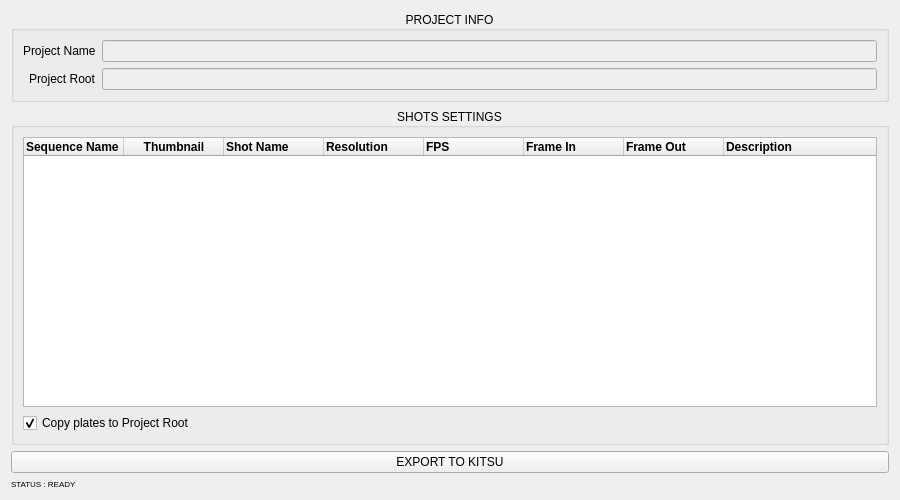
<?xml version="1.0" encoding="UTF-8"?>
<ui version="4.0">
 <class>Form</class>
 <widget class="QWidget" name="Form">
  <property name="windowModality">
   <enum>Qt::NonModal</enum>
  </property>
  <property name="geometry">
   <rect>
    <x>0</x>
    <y>0</y>
    <width>900</width>
    <height>500</height>
   </rect>
  </property>
  <property name="baseSize">
   <size>
    <width>900</width>
    <height>500</height>
   </size>
  </property>
  <property name="windowTitle">
   <string>Form</string>
  </property>
  <layout class="QVBoxLayout" name="verticalLayout">
   <item>
    <widget class="QGroupBox" name="groupBox">
     <property name="title">
      <string>PROJECT INFO</string>
     </property>
     <property name="alignment">
      <set>Qt::AlignCenter</set>
     </property>
     <layout class="QVBoxLayout" name="verticalLayout_2">
      <item>
       <layout class="QFormLayout" name="form_layout">
        <property name="labelAlignment">
         <set>Qt::AlignRight|Qt::AlignTrailing|Qt::AlignVCenter</set>
        </property>
        <item row="0" column="0">
         <widget class="QLabel" name="label_4">
          <property name="text">
           <string>Project Name</string>
          </property>
         </widget>
        </item>
        <item row="0" column="1">
         <widget class="QLineEdit" name="project">
          <property name="enabled">
           <bool>false</bool>
          </property>
         </widget>
        </item>
        <item row="1" column="0">
         <widget class="QLabel" name="label_7">
          <property name="text">
           <string>Project Root</string>
          </property>
         </widget>
        </item>
        <item row="1" column="1">
         <widget class="QLineEdit" name="projectRoot">
          <property name="enabled">
           <bool>false</bool>
          </property>
         </widget>
        </item>
       </layout>
      </item>
     </layout>
    </widget>
   </item>
   <item>
    <widget class="QGroupBox" name="groupBox_2">
     <property name="title">
      <string>SHOTS SETTINGS</string>
     </property>
     <property name="alignment">
      <set>Qt::AlignCenter</set>
     </property>
     <layout class="QVBoxLayout" name="verticalLayout_3">
      <item>
       <widget class="QTableWidget" name="tableWidget">
        <property name="baseSize">
         <size>
          <width>900</width>
          <height>350</height>
         </size>
        </property>
        <property name="layoutDirection">
         <enum>Qt::LeftToRight</enum>
        </property>
        <property name="selectionMode">
         <enum>QAbstractItemView::NoSelection</enum>
        </property>
        <attribute name="horizontalHeaderVisible">
         <bool>true</bool>
        </attribute>
        <attribute name="horizontalHeaderShowSortIndicator" stdset="0">
         <bool>true</bool>
        </attribute>
        <attribute name="horizontalHeaderStretchLastSection">
         <bool>true</bool>
        </attribute>
        <attribute name="verticalHeaderVisible">
         <bool>false</bool>
        </attribute>
        <column>
         <property name="text">
          <string>Sequence Name</string>
         </property>
         <property name="font">
          <font>
           <weight>75</weight>
           <bold>true</bold>
          </font>
         </property>
         <property name="textAlignment">
          <set>AlignLeading|AlignVCenter</set>
         </property>
        </column>
        <column>
         <property name="text">
          <string>Thumbnail</string>
         </property>
         <property name="font">
          <font>
           <weight>75</weight>
           <bold>true</bold>
          </font>
         </property>
        </column>
        <column>
         <property name="text">
          <string>Shot Name</string>
         </property>
         <property name="font">
          <font>
           <weight>75</weight>
           <bold>true</bold>
          </font>
         </property>
         <property name="textAlignment">
          <set>AlignLeading|AlignVCenter</set>
         </property>
        </column>
        <column>
         <property name="text">
          <string>Resolution</string>
         </property>
         <property name="font">
          <font>
           <weight>75</weight>
           <bold>true</bold>
          </font>
         </property>
         <property name="textAlignment">
          <set>AlignLeading|AlignVCenter</set>
         </property>
        </column>
        <column>
         <property name="text">
          <string>FPS</string>
         </property>
         <property name="font">
          <font>
           <weight>75</weight>
           <bold>true</bold>
          </font>
         </property>
         <property name="textAlignment">
          <set>AlignLeading|AlignVCenter</set>
         </property>
        </column>
        <column>
         <property name="text">
          <string>Frame In</string>
         </property>
         <property name="font">
          <font>
           <weight>75</weight>
           <bold>true</bold>
          </font>
         </property>
         <property name="textAlignment">
          <set>AlignLeading|AlignVCenter</set>
         </property>
        </column>
        <column>
         <property name="text">
          <string>Frame Out</string>
         </property>
         <property name="font">
          <font>
           <weight>75</weight>
           <bold>true</bold>
          </font>
         </property>
         <property name="textAlignment">
          <set>AlignLeading|AlignVCenter</set>
         </property>
        </column>
        <column>
         <property name="text">
          <string>Description</string>
         </property>
         <property name="font">
          <font>
           <weight>75</weight>
           <bold>true</bold>
          </font>
         </property>
         <property name="textAlignment">
          <set>AlignLeading|AlignVCenter</set>
         </property>
        </column>
       </widget>
      </item>
      <item>
       <widget class="QCheckBox" name="export_to_root">
        <property name="text">
         <string>Copy plates to Project Root</string>
        </property>
        <property name="checked">
         <bool>true</bool>
        </property>
       </widget>
      </item>
     </layout>
    </widget>
   </item>
   <item>
    <layout class="QHBoxLayout" name="horizontalLayout_2">
     <item>
      <widget class="QPushButton" name="export_button">
       <property name="text">
        <string>EXPORT TO KITSU</string>
       </property>
      </widget>
     </item>
    </layout>
   </item>
   <item>
    <widget class="QLabel" name="status_text">
     <property name="styleSheet">
      <string notr="true">font-size:8px</string>
     </property>
     <property name="text">
      <string>STATUS : READY</string>
     </property>
    </widget>
   </item>
  </layout>
 </widget>
 <resources/>
 <connections/>
</ui>
